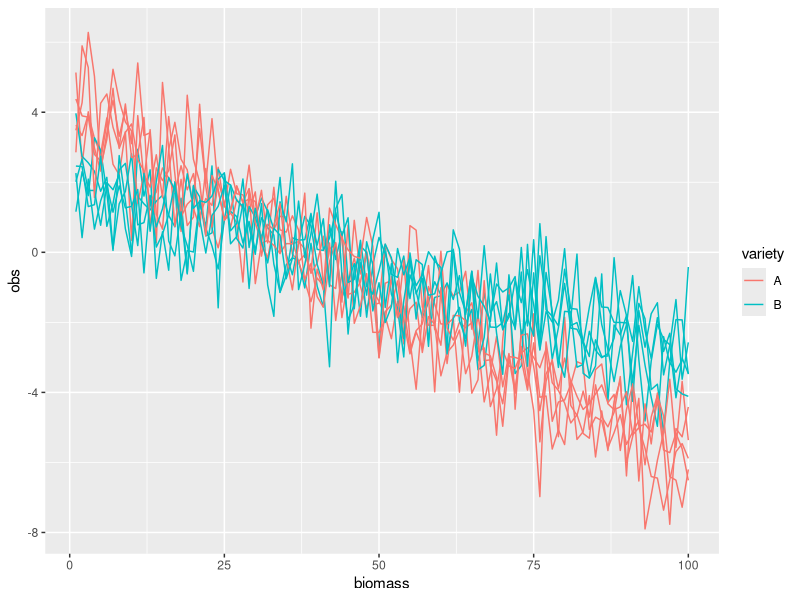
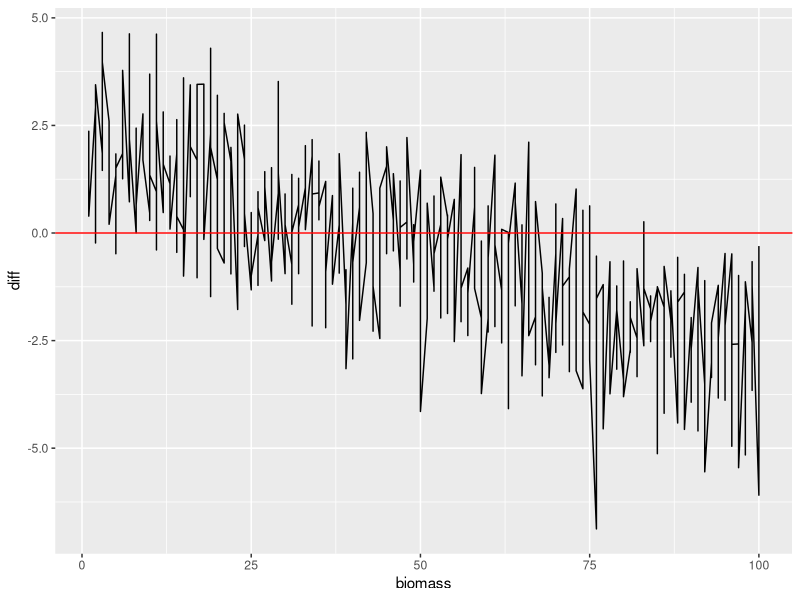

Here is the R script that generated these plots, in order:
library(tidyverse)

d <- expand_grid(variety = c("A", "B"), biomass = 1:100, draw = 1:5)
d <- d %>% 
  mutate(mu = case_when(
    variety == "A" ~ 4,
    TRUE ~ 2
  )) %>% 
  mutate(beta = case_when(
    variety == "A" ~ -0.1,
    TRUE ~ -0.05
  )) %>% 
  rowwise() %>% 
  mutate(obs = rnorm(1, mean = mu+beta*biomass))



# just plotting the curves
d %>% 
  ggplot(aes(x = biomass, y = obs, color = variety, group = interaction(variety, draw))) +
  geom_line()

# plotting the differences
d %>% 
  select(-mu, -beta) %>% 
  pivot_wider(names_from = variety, values_from = obs) %>% 
  mutate(diff = A - B) %>% 
  ggplot(aes(x = biomass, y = diff)) +
  geom_line() +
  geom_hline(yintercept = 0, color = "red")
